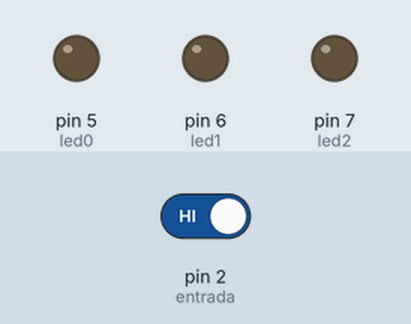
Bench run of a sketch on a simulated Arduino Uno, built with avr-gcc and run on an emulated ATmega328P. Shown: output pins drawn as LEDs (lit = HIGH). Dashed ring = blinking. Inputs (shaded band) come from the test bench; at power-on: pin 2 (entrada) HIGH.

Above: at 1.2 s.
1.3 s: pin 2 (entrada) driven LOW
At 1.65 s:
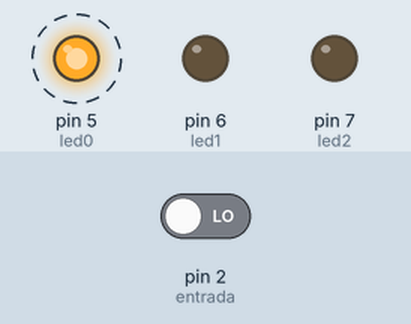
At 2.0 s:
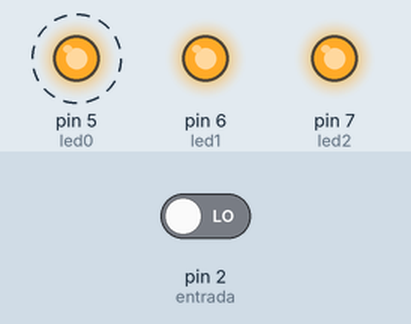
4.3 s: pin 2 (entrada) driven HIGH
At 4.3 s:
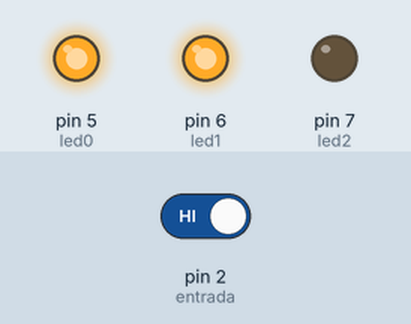
Timing chart, 0 to 7.3 s (numbered marks = the images above; inputs shaded):
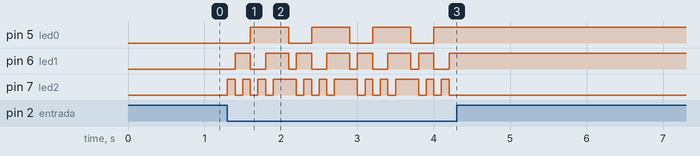

Measured:
- after the input at 1.3 s, pin 5 (led0): alternates HIGH for 0.50 s and LOW for 0.30 s, starting after 0.30 s; pin 6 (led1): LOW → HIGH after 0.10 s, then repeats every 0.80 s: LOW 0.20 s, HIGH 0.30 s, LOW 0.10 s, HIGH 0.20 s; pin 7 (led2): LOW → HIGH at once, then repeats every 0.80 s: 2 × (LOW 0.10 s, HIGH 0.10 s), LOW 0.10 s, HIGH 0.30 s
- after the input at 4.3 s, pin 5 (led0), pin 6 (led1): stops changing and stays HIGH; pin 7 (led2): stops changing and stays LOW

The sketch:

examen.ino
```cpp
/**********************************************************************************
**                                                                               **
**                               EXAMEN                                          **
**                                                                               **
**                                                                               **
**********************************************************************************/

//********** Includes *************************************************************

//********** Variables ************************************************************

const int led0 = 5;
const int led1 = 6;
const int led2 = 7;
const int entrada = 2;
 int num = 0 ;
unsigned long  n= 100;
//********** Setup ****************************************************************
void setup()                // run once, when the sketch starts
{
 pinMode (entrada , INPUT);
  pinMode(led0, OUTPUT);
  pinMode(led1, OUTPUT);
  pinMode(led2, OUTPUT);
}

//********** Loop *****************************************************************
void loop()   // run over and over again
{
 if( num==8)
 {
  num = 0;

 }
 else
 {
  if (digitalRead(entrada) == 0)
  {
  num = num + 1;
 }
 else
 {
  num = num;
 }
 if (num ==0 )
{
    digitalWrite(led0, 0);
     digitalWrite(led1, 0);
     digitalWrite(led2, 0);
     delay (n);
 }
 else if (num ==1 )
 {
    digitalWrite(led0, 0);
     digitalWrite(led1, 0)  ;
     digitalWrite(led2, 1);
     delay (n);
 }
 else if (num ==2 )
 {
    digitalWrite(led0, 0);
     digitalWrite(led1, 1)  ;
     digitalWrite(led2, 0);
     delay (n);
 }
 else if (num ==3 )
 {
    digitalWrite(led0, 0);
     digitalWrite(led1, 1)  ;
     digitalWrite(led2, 1);
     delay (n);
 }
 else if (num ==4 )
 {
    digitalWrite(led0, 1);
     digitalWrite(led1, 0)  ;
     digitalWrite(led2, 0);
     delay (n);
 }

  else if (num ==5 )
 {
    digitalWrite(led0, 1);
     digitalWrite(led1, 0)  ;
     digitalWrite(led2, 1);
     delay (n);
 }

 else if (num ==6 )
 {
    digitalWrite(led0, 1);
     digitalWrite(led1, 1)  ;
     digitalWrite(led2, 0);
     delay (n);
 }
else
{
  digitalWrite (led0 , 1);
  digitalWrite (led1 , 1);
  digitalWrite (led2 , 1);
  delay (n);

}
 }

}


//********** Funcions *************************************************************
```
